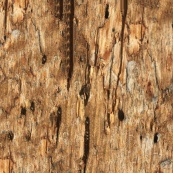
#> input picture Synthesized Images Small/kernel11/1_synthesized_image_11.jpg, 173 x 173 px, found by its file name; its folder holds 4 pictures in this run
$ python 'makeFigure copy 2.py'
#> lines starting #> are read from the running program, lines starting #| are printed output that depends on the picture
import os

import matplotlib.pyplot as plt

# Function to get the images from a directory
def get_images_from_directory(directory):
    images = []
    for filename in os.listdir(directory):
        if filename.endswith(".jpg"):
            images.append(os.path.join(directory, filename))
    images.sort(key=lambda x: int(os.path.splitext(os.path.basename(x))[0].split("_")[0]))
    return images

# Get images 1-6 from the "Images" directory
images = get_images_from_directory("Synthesized Images Small\\kernel11")

# Create the figure with original images and synthesized versions
fig, axs = plt.subplots(3, 4)

# Plot the images in the images list
for i, image_path in enumerate(images):
    img = plt.imread(image_path)
#> img is the input picture: shape (173, 173, 3); mean R, G, B 170.7, 127.5, 84.8
    axs[i // 4, i % 4].imshow(img)
    axs[i // 4, i % 4].axis('off')

# Adjust spacing between subplots
plt.tight_layout()

# Show the figure
plt.show()
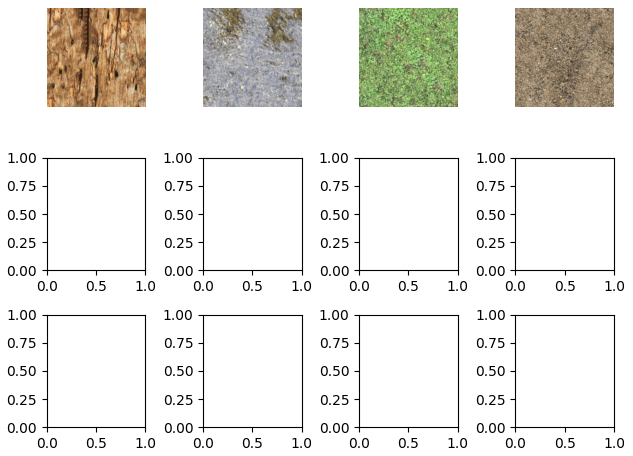
#> figure drawn by matplotlib, 4 panels
